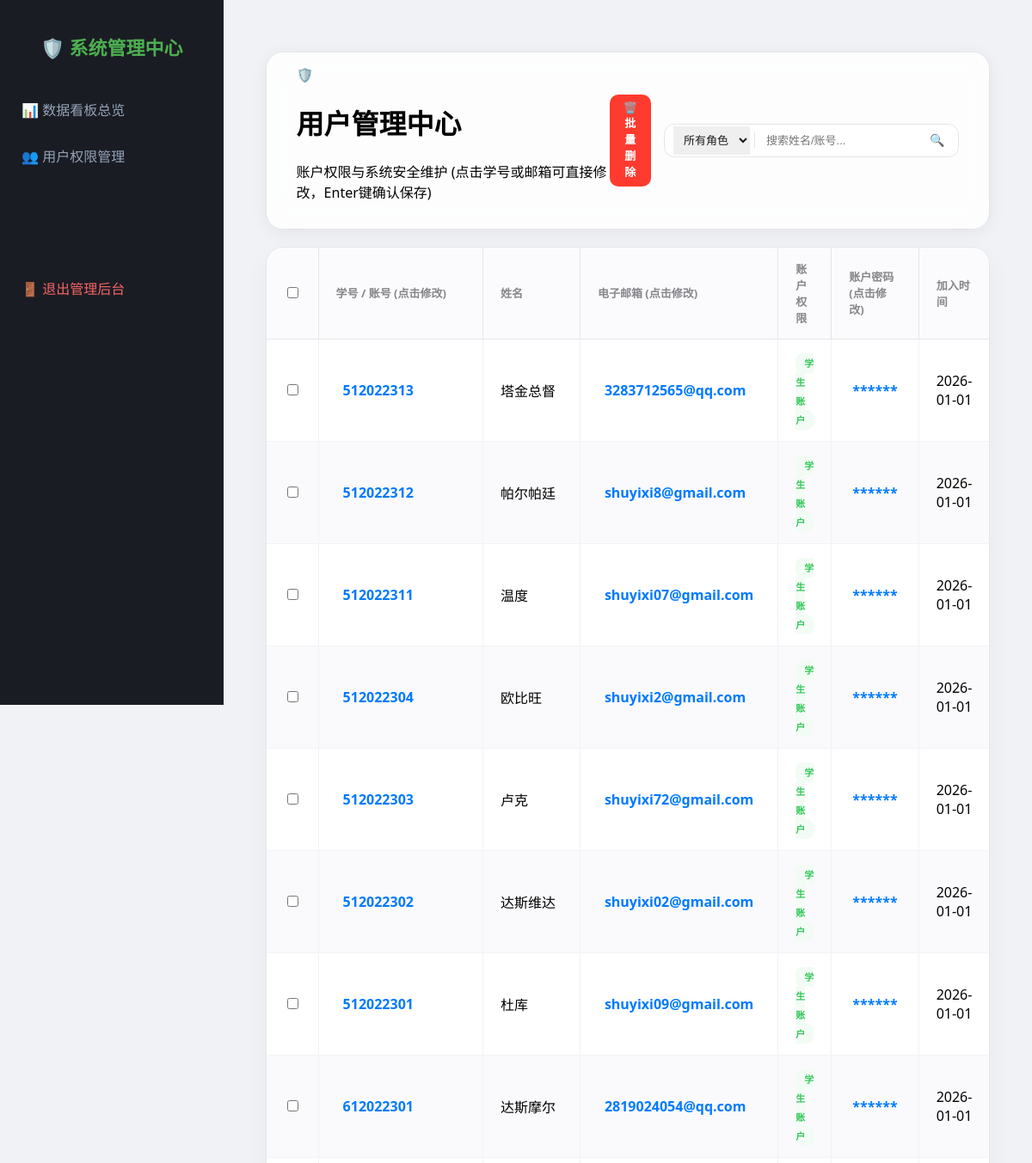
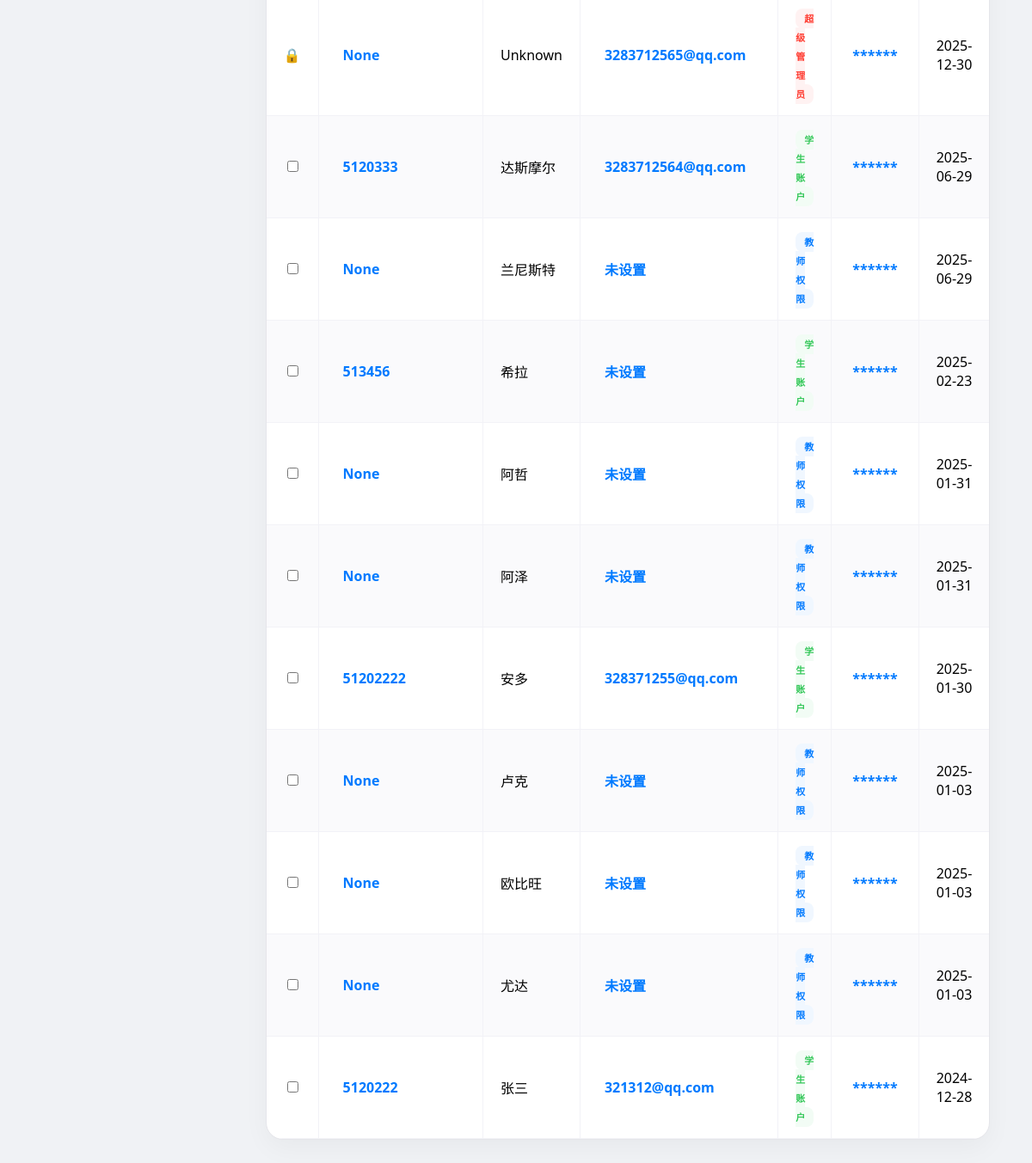
The page /admin-panel/users/ (signed in) on the database its author committed (2 pictures, top to bottom).
### assignment_system/models.py (models this page shows, shortened)
class CustomUser(AbstractUser):
    number = models.IntegerField(unique=True, verbose_name='学号', null=True, blank=True)
    name = models.CharField(max_length=100, verbose_name='姓名', default='Unknown')
    is_teacher = models.BooleanField(default=False, verbose_name="是否为老师")
    email = models.EmailField(max_length=254, verbose_name='邮箱', blank=True, null=True)  # 新增邮箱字段
    id = models.BigAutoField(primary_key=True)

### assignment_system/admin_views/users.py (the view)
# urls.py: path("admin-panel/users/", admin_user.user_list, name="admin_user_list"),
@user_passes_test(is_admin)
def user_list(request):
    query = request.GET.get('search', '')
    role = request.GET.get('role', 'all')
    users = CustomUser.objects.all().order_by('-id')
    if query:
        users = users.filter(name__icontains=query) | users.filter(number__icontains=query)
    if role == 'teacher':
        users = users.filter(is_teacher=True)
    elif role == 'student':
        users = users.filter(is_teacher=False)
    return render(request, 'admin/user_list.html', {'users': users, 'query': query, 'role': role})

### assignment_system/admin_views/users.py (called while the page is built)
def is_admin(user):
    return user.is_superuser

### assignment_system/templates/admin/user_list.html (shortened to what this page needs)
{% extends 'admin/admin_base.html' %}
{% block admin_content %}
<div class="admin-main-wrapper">
    <header class="glass-nav">
        <div class="nav-left">
            <div class="brand-icon">🛡️</div>
            <div class="brand-text">
                <h1>用户管理中心</h1>
                <p>账户权限与系统安全维护 (点击学号或邮箱可直接修改，Enter键确认保存)</p>
            </div>
        </div>
        <div class="nav-right-unified">
            <button type="button" onclick="confirmBatchDelete()" class="btn-danger-pill-small">🗑️ 批量删除</button>
            <form method="get" class="search-filter-pill">
                <div class="pill-group">
                    <select name="role" class="pill-select" onchange="this.form.submit()">
                        <option value="all" {% if role == 'all' %}selected{% endif %}>所有角色</option>
                    </select>
                    <input type="text" name="search" value="{{ query }}" placeholder="搜索姓名/账号..." class="pill-input">
                    <button type="submit" class="pill-btn">🔍</button>
                </div>
            </form>
        </div>
    </header>
    <div class="data-container">
        <form id="batch-delete-form" method="post" action="{% url 'batch_delete_users' %}">
            <table class="apple-table">
                <thead>
                    <tr>
                        <th class="col-cb"><input type="checkbox" id="master-cb" onclick="toggleSelectAll(this)"></th>
                        <th style="width: 180px;">学号 / 账号 (点击修改)</th>
                        <th>姓名</th>
                        <th>电子邮箱 (点击修改)</th>
                        <th>账户权限</th>
                        <th class="col-pwd">账户密码 (点击修改)</th>
                        <th>加入时间</th>
                    </tr>
                </thead>
                <tbody>
                    {% for u in users %}
                    <tr>
                        <td class="col-cb">
                            {% if not u.is_superuser %}
                                <input type="checkbox" name="selected_users" value="{{ u.id }}" class="user-checkbox">
                            {% else %}
                                <span class="lock-icon">🔒</span>
                            {% endif %}
                        </td>
                        <td class="editable-cell-inline">
                            <span class="cell-display font-mono" onclick="initCellEdit(this, {{ u.id }}, 'number')">{{ u.number|default:"None" }}</span>
                        </td>
                        <td class="font-bold">{{ u.name }}</td>
                        <td class="editable-cell-inline">
                            <span class="cell-display" onclick="initCellEdit(this, {{ u.id }}, 'email')">{{ u.email|default:"未设置" }}</span>
                        </td>
                        <td>
                            {% if u.is_superuser %}
                                <span class="tag tag-admin">超级管理员</span>
                            {% elif u.is_teacher %}
                                <span class="tag tag-teacher">教师权限</span>
                            {% else %}
                                <span class="tag tag-student">学生账户</span>
                            {% endif %}
                        </td>
                        <td class="editable-cell">
                            <div class="pwd-mask" onclick="initPwdEdit(this)">******</div>
                        </td>
                        <td class="text-muted">{{ u.date_joined|date:"Y-m-d" }}</td>
                    </tr>
                    {% empty %}
                    <tr><td colspan="7" class="empty-state">未搜索到相关用户记录</td></tr>
                    {% endfor %}
                </tbody>
            </table>
        </form>
    </div>
</div>
{% endblock %}

### assignment_system/templates/admin/admin_base.html (style rules this page uses)
body { margin: 0; display: flex; font-family: 'Segoe UI', sans-serif; background: #f0f2f5; }

### assignment_system/templates/admin/user_list.html (style rules this page uses)
:root { --accent: #007aff; --danger: #ff3b30; --card: #ffffff; --border: #e5e5ea; --text: #1d1d1f; --text-sec: #86868b; }
.admin-main-wrapper { width: 98%; max-width: 1750px; margin: 20px auto; animation: fadeIn 0.4s ease; }
.glass-nav { background: rgba(255,255,255,0.85); backdrop-filter: blur(15px); padding: 15px 35px; border-radius: 20px; box-shadow: 0 4px 20px rgba(0,0,0,0.06); display: flex; justify-content: space-between; align-items: center; margin-bottom: 20px; border: 1px solid var(--border); }
.nav-right-unified { display: flex; align-items: center; gap: 15px; }
.search-filter-pill { margin: 0; }
.pill-group { background: #fff; border: 1px solid var(--border); border-radius: 12px; display: flex; align-items: center; padding: 2px 10px; }
.pill-select, .pill-input { border: none; outline: none; padding: 8px; font-size: 13px; color: var(--text); }
.pill-btn { background: none; border: none; cursor: pointer; font-size: 14px; }
.btn-danger-pill-small { background: var(--danger); color: white; border: none; padding: 8px 16px; border-radius: 10px; font-size: 13px; font-weight: 600; cursor: pointer; transition: 0.2s; }
.data-container { background: var(--card); border-radius: 20px; box-shadow: 0 10px 30px rgba(0,0,0,0.04); overflow: hidden; border: 1px solid var(--border); }
.apple-table { width: 100%; border-collapse: collapse; }
.apple-table th { background: #fbfbfd; padding: 15px 20px; text-align: left; font-size: 13px; color: var(--text-sec); border-bottom: 1px solid var(--border); border-right: 1px solid var(--border); }
.apple-table td { padding: 15px 20px; border-bottom: 1px solid #f2f2f7; border-right: 1px solid #f2f2f7; vertical-align: middle; }
.apple-table th:last-child, .apple-table td:last-child { border-right: none; }
.apple-table tbody tr:nth-child(even) { background-color: #fafafc; }
.cell-display { color: var(--accent); font-weight: 800; padding: 4px 8px; border-radius: 6px; cursor: pointer; transition: 0.2s; }
.pwd-mask { color: var(--accent); font-weight: 800; cursor: pointer; padding: 4px; border-radius: 6px; }
.tag { padding: 4px 10px; border-radius: 8px; font-size: 11px; font-weight: 700; }
.tag-admin { background: #fff2f2; color: var(--danger); }
.tag-teacher { background: #f0f7ff; color: var(--accent); }
.tag-student { background: #f2fcf5; color: #34c759; }

### rows shown on the page
CustomUser: number "512022313", name "塔金总督", email "3283712565@qq.com", is_superuser "学生账户", date_joined "2026-01-01"
CustomUser: number "512022312", name "帕尔帕廷", email "shuyixi8@gmail.com", is_superuser "学生账户", date_joined "2026-01-01"
CustomUser: number "512022311", name "温度", email "shuyixi07@gmail.com", is_superuser "学生账户", date_joined "2026-01-01"
CustomUser: number "512022304", name "欧比旺", email "shuyixi2@gmail.com", is_superuser "学生账户", date_joined "2026-01-01"
CustomUser: number "512022303", name "卢克", email "shuyixi72@gmail.com", is_superuser "学生账户", date_joined "2026-01-01"
CustomUser: number "512022302", name "达斯维达", email "shuyixi02@gmail.com", is_superuser "学生账户", date_joined "2026-01-01"
CustomUser: number "512022301", name "杜库", email "shuyixi09@gmail.com", is_superuser "学生账户", date_joined "2026-01-01"
CustomUser: number "612022301", name "达斯摩尔", email "2819024054@qq.com", is_superuser "学生账户", date_joined "2026-01-01"
CustomUser: number "None", name "Unknown", email "3283712565@qq.com", is_superuser "超级管理员", date_joined "2025-12-30"
CustomUser: number "5120333", name "达斯摩尔", email "3283712564@qq.com", is_superuser "学生账户", date_joined "2025-06-29"
CustomUser: number "None", name "兰尼斯特", email "未设置", is_superuser "教师权限", date_joined "2025-06-29"
CustomUser: number "513456", name "希拉", email "未设置", is_superuser "学生账户", date_joined "2025-02-23"
CustomUser: number "None", name "阿哲", email "未设置", is_superuser "教师权限", date_joined "2025-01-31"
CustomUser: number "None", name "阿泽", email "未设置", is_superuser "教师权限", date_joined "2025-01-31"
CustomUser: number "51202222", name "安多", email "328371255@qq.com", is_superuser "学生账户", date_joined "2025-01-30"
CustomUser: number "None", name "卢克", email "未设置", is_superuser "教师权限", date_joined "2025-01-03"
CustomUser: number "None", name "欧比旺", email "未设置", is_superuser "教师权限", date_joined "2025-01-03"
CustomUser: number "None", name "尤达", email "未设置", is_superuser "教师权限", date_joined "2025-01-03"
CustomUser: number "5120222", name "张三", email "321312@qq.com", is_superuser "学生账户", date_joined "2024-12-28"
